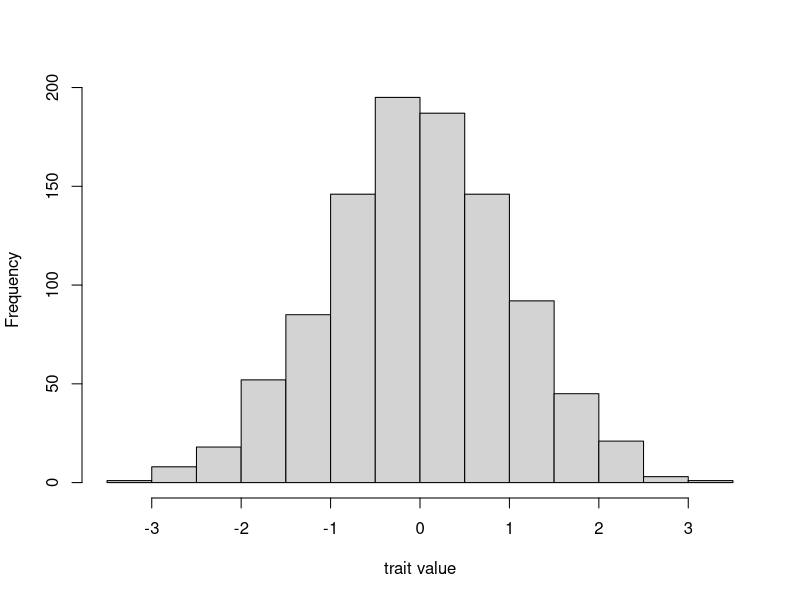
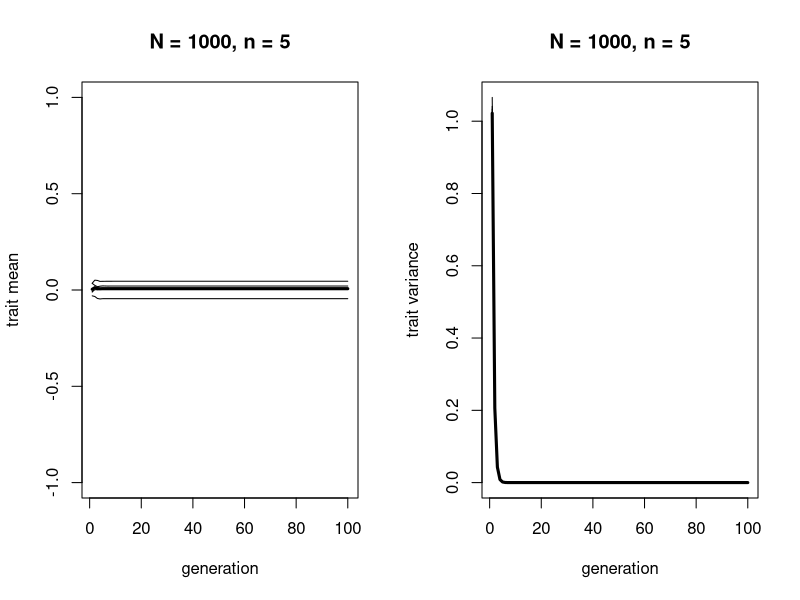
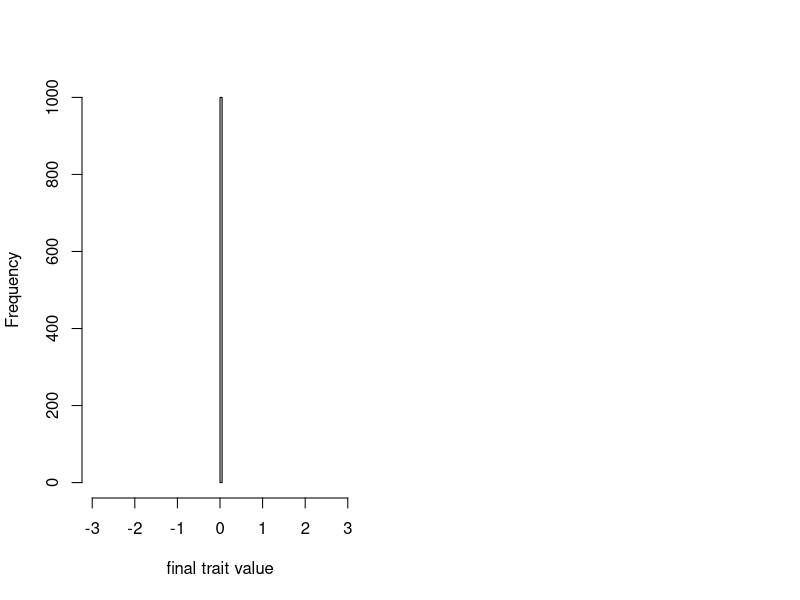
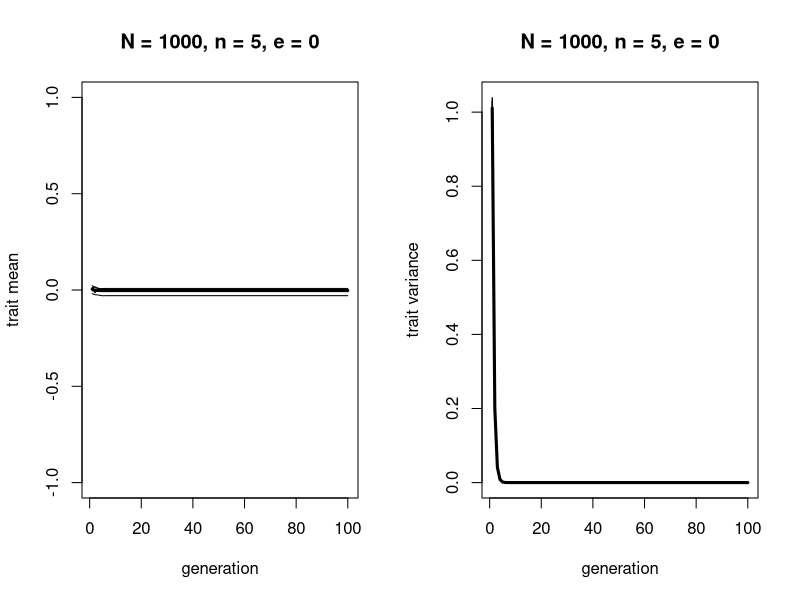
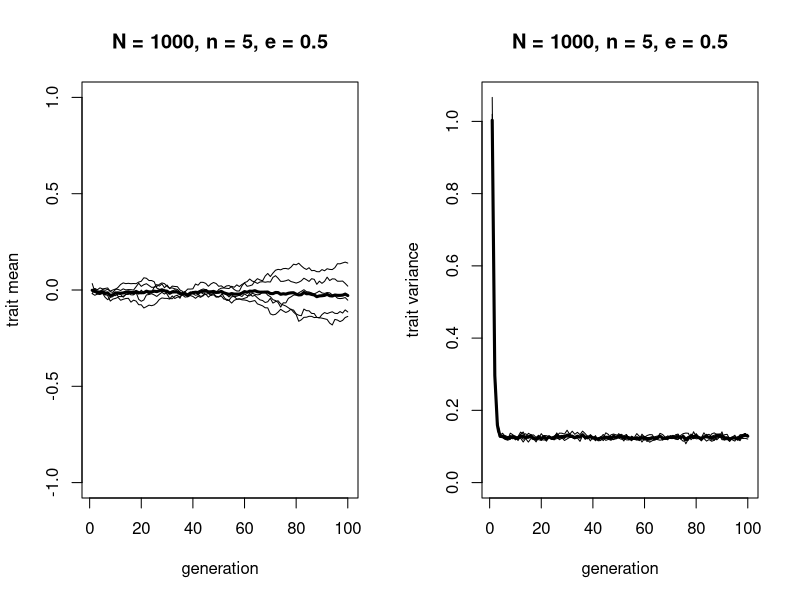
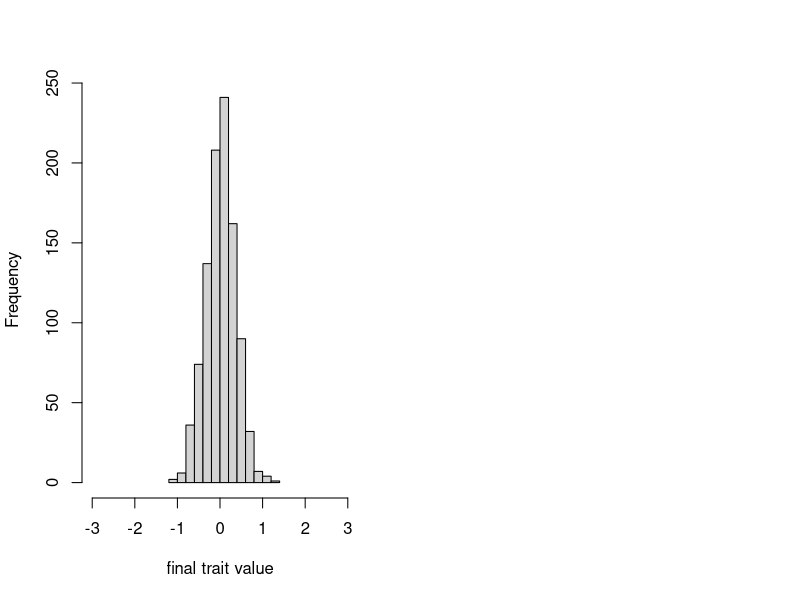

These figures' R source, in order:
## ---- chunk 1

N <- 1000
values <- rnorm(N)
hist(values, main = "", xlab = "trait value")

## ---- chunk 2

BlendingInheritance <- function (N, n, t_max, r_max) {
  
  # create a matrix for trait means with t_max rows and r_max columns, 
  # fill with NAs, convert to dataframe
  trait_mean <- as.data.frame(matrix(NA, t_max, r_max))
  
  # purely cosmetic: rename the columns with run1, run2 etc.
  names(trait_mean) <- paste("run", 1:r_max, sep="")  
  
  # same for holding trait variance
  trait_var <- as.data.frame(matrix(NA, t_max, r_max)) 
  names(trait_var) <- paste("run", 1:r_max, sep="")
  
  for (r in 1:r_max) {
    
    # create first generation, N random numbers from a standard normal distribution
    agent <- rnorm(N)  
    
    # add first generation's mean to first row of column r
    trait_mean[1,r] <- mean(agent)  
    
    # add first generation's variance to first row of column r
    trait_var[1,r] <- var(agent)  
    
    for (t in 2:t_max) {
      
      # create matrix with N rows and n columns, 
      # fill with traits from random members of agent
      m <- matrix(sample(agent, N*n, replace = TRUE), N, n)
      
      # create new generation by taking rowMeans, i.e. mean of n demonstrators, 
      # to implement blending inheritance
      agent <- rowMeans(m)
      
      # get mean trait value and put it into output slot for this generation t and run r
      trait_mean[t,r] <- mean(agent)  
      
      # get trait variance and put it into output slot for this generation t and run r
      trait_var[t,r] <- var(agent)  
      
    }
    
  }
  
  # create two plots, one for means and one for variances
  par(mfrow=c(1,2)) # 1 row, 2 columns
  
  # plot a thick line for the mean mean of all runs
  plot(rowMeans(trait_mean), 
       type = 'l', 
       ylab = "trait mean", 
       xlab = "generation", 
       ylim = c(min(trait_mean,-1), max(trait_mean,1)), 
       lwd = 3, 
       main = paste("N = ", N, ", n = ", n, sep = ""))
  
  # add lines for each run, up to r_max
  for (r in 1:r_max) {  
    lines(trait_mean[,r], type = 'l') 
  }
  
  # plot a thick line for the mean variance across all runs
  plot(rowMeans(trait_var), 
       type = 'l', 
       ylab = "trait variance", 
       xlab = "generation", 
       ylim = c(0, max(trait_var)), 
       lwd = 3, 
       main = paste("N = ", N, ", n = ", n, sep = ""))
  
  # add lines for each run, up to r_max
  for (r in 1:r_max) {  
    lines(trait_var[,r], type = 'l')  
  }
  
  # export data from function
  list(final_agent = agent, mean = trait_mean, variance = trait_var)  
}

## ---- chunk 3

data_model6 <- BlendingInheritance(N = 1000, n = 5, t_max = 100, r_max = 5)

## ---- chunk 4

head(data_model6$final_agent)
tail(data_model6$final_agent)

## ---- chunk 5

hist(data_model6$final_agent, xlim = c(-3,3), main = "", xlab = "final trait value")

## ---- chunk 6

BlendingInheritance <- function (N, n, e, t_max, r_max) {
  
  # create a matrix for trait means with t_max rows and r_max columns, 
  # fill with NAs, convert to dataframe
  trait_mean <- as.data.frame(matrix(NA, t_max, r_max))  
  
  # purely cosmetic: rename the columns with run1, run2 etc.
  names(trait_mean) <- paste("run", 1:r_max, sep="")  
  
  # same for holding trait variance
  trait_var <- as.data.frame(matrix(NA, t_max, r_max))  
  names(trait_var) <- paste("run", 1:r_max, sep="")
  
  for (r in 1:r_max) {
    
    # create first generation, N random numbers from a standard normal distribution
    agent <- rnorm(N)  
    
    # add first generation's mean to first row of column r
    trait_mean[1,r] <- mean(agent)  
    
    # add first generation's variance to first row of column r
    trait_var[1,r] <- var(agent)  
    
    for (t in 2:t_max) {
      
      # create matrix with N rows and n columns, 
      # fill with traits from random members of agent
      m <- matrix(sample(agent, N*n, replace = TRUE), N, n)
      
      # add random error to each demonstrator value, with variance e
      m <- matrix(rnorm(N*n, mean = m, sd = sqrt(e)), N, n)
      
      # create new generation by taking rowMeans, i.e. mean of n demonstrators, 
      # to implement blending inheritance
      agent <- rowMeans(m)
      
      # get mean trait value and put it into output slot for this generation t and run r
      trait_mean[t,r] <- mean(agent)  
      
      # get trait variance and put it into output slot for this generation t and run r
      trait_var[t,r] <- var(agent)  
      
    }
    
  }
  
  # create two plots, one for means one for variances
  par(mfrow=c(1,2)) # 1 row, 2 columns
  
  # plot a thick line for the mean mean of all runs
  plot(rowMeans(trait_mean), 
       type = 'l', 
       ylab = "trait mean", 
       xlab = "generation", 
       ylim = c(min(trait_mean,-1), max(trait_mean,1)), 
       lwd = 3, 
       main = paste("N = ", N, ", n = ", n, ", e = ", e, sep = ""))
  
  # add lines for each run, up to r_max
  for (r in 1:r_max) {  
    lines(trait_mean[,r], type = 'l')  
  }
  
  # plot a thick line for the mean variance across all runs
  plot(rowMeans(trait_var), 
       type = 'l', 
       ylab = "trait variance", 
       xlab = "generation", 
       ylim = c(0, max(trait_var)), 
       lwd = 3, 
       main = paste("N = ", N, ", n = ", n, ", e = ", e, sep = ""))
  
  # add lines for each run, up to r_max
  for (r in 1:r_max) {  
    lines(trait_var[,r], type = 'l')  
  }
  
  # export data from function
  list(final_agent = agent, mean = trait_mean, variance = trait_var)  
}

## ---- chunk 7

data_model6 <- BlendingInheritance(N = 1000, n = 5, e = 0, t_max = 100, r_max = 5)

## ---- chunk 8

data_model6 <- BlendingInheritance(N = 1000, n = 5, e = 0.5, t_max = 100, r_max = 5)

## ---- chunk 9

colMeans(data_model6$variance[50:100,])

## ---- chunk 10

hist(data_model6$final_agent, xlim = c(-3,3), main = "", xlab = "final trait value")

